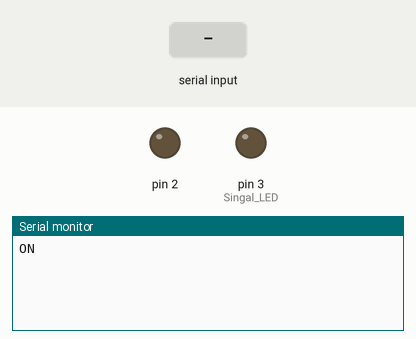
Recording of a sketch running on a simulated Arduino Uno, built with avr-gcc and run on an emulated ATmega328P. Shown: output pins drawn as LEDs (lit = HIGH), the last lines printed to the serial monitor. The test bench sets the inputs (shaded band).

Above: at 1.2 s.
1.3 s: "TIME=" received over Serial
At 3.5 s:
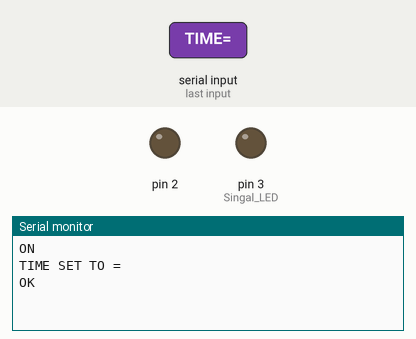
3.8 s: "WAKEIN=" received over Serial
At 5.6 s:
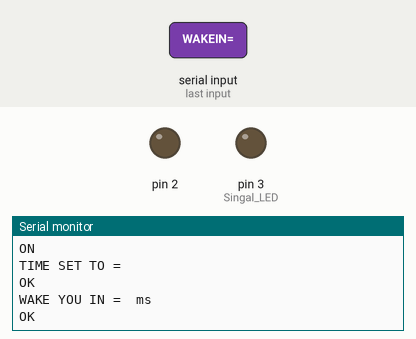

The sketch:

sketch_wakemypi.ino
```cpp
void setup() {
  Serial.begin(9600);
  pinMode(2, OUTPUT); // 4N35 RPi Reset
  pinMode(3, OUTPUT); // Singal LED
  digitalWrite(2, LOW);
  digitalWrite(3, LOW);
  Serial.println("ON");
}

String s;

void loop() {
  if(Serial.available()>0){
    s = Serial.readString();
    if(s.substring(0,5) == "TIME="){
      setTime();
    }else if(s.substring(0,7) == "WAKEIN="){
      wakeIn();
    }
    //Serial.println(s);
  }
}

void setTime(){
  Serial.println("TIME SET TO = "+s.substring(5));
  Serial.println("OK");
}

void wakeIn(){
  Serial.println("WAKE YOU IN = "+s.substring(7)+" ms");
  Serial.println("OK");
}
```

Measured:
- after the input at 1.3 s, the serial monitor: prints a new line after 1.0 s (image 1)
- after the input at 3.8 s, the serial monitor: prints a new line after 1.0 s (image 2)
